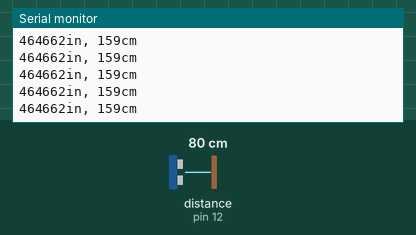
The sketch below on a simulated Arduino Uno, built with avr-gcc and run on an emulated ATmega328P. Parts: the last lines printed to the serial monitor. Wiring (inferred from the names in the program): ultrasonic range finder: trigger pin 11; echo pin 12. The inputs (shaded band) are chosen by the test bench; at power-on: distance to the obstacle (sensor on pin 12) 80 cm. The echo pulse lasts 58.3 µs per cm.

Above: at 1.2 s.
1.3 s: distance to the obstacle (sensor on pin 12) set to 250 cm
At 1.5 s:
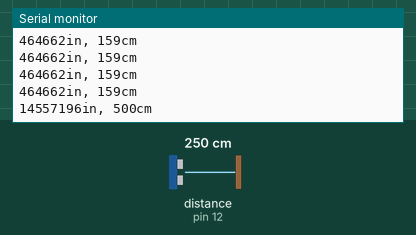
4.3 s: distance to the obstacle (sensor on pin 12) set to 2 cm
At 4.39 s:
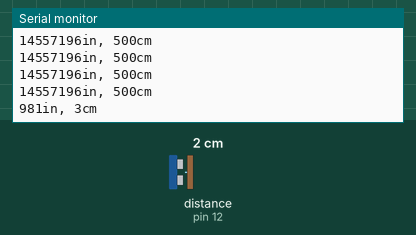
Timing chart, 0 to 7.3 s (numbered marks = the images above; inputs shaded):
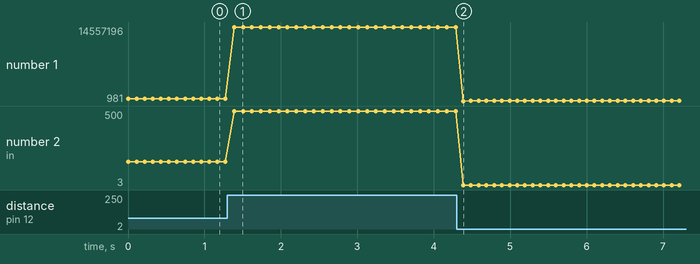

Measured:
- after the input at 1.3 s, the serial monitor: prints a new line after 0.09 s (image 1)
- after the input at 4.3 s, the serial monitor: prints a new line after 0.09 s (image 2)
- plotted number 1: 464662 → 14557196 after the input at 1.3 s, 14557196 → 991 after the input at 4.3 s
- plotted number 2: 159 → 500 after the input at 1.3 s, 500 → 3 after the input at 4.3 s

The sketch:

MySonar.ino
```cpp
/*
 * created by Rui Santos, http://randomnerdtutorials.com
 *
 * Complete Guide for Ultrasonic Sensor HC-SR04
 *
    Ultrasonic sensor Pins:
        VCC: +5VDC
        Trig : Trigger (INPUT) - Pin11
        Echo: Echo (OUTPUT) - Pin 12
        GND: GND
 */

int trigPin = 11;    //Trig - green Jumper
int echoPin = 12;    //Echo - yellow Jumper
long duration, cm, inches;

void setup() {
  //Serial Port begin
  Serial.begin (9600);
  //Define inputs and outputs
  pinMode(trigPin, OUTPUT);
  pinMode(echoPin, INPUT);
}

void loop()
{


  // The sensor is triggered by a HIGH pulse of 10 or more microseconds.
  // Give a short LOW pulse beforehand to ensure a clean HIGH pulse:
  digitalWrite(trigPin, LOW);
  delayMicroseconds(5);
  digitalWrite(trigPin, HIGH);
  delayMicroseconds(10);
  digitalWrite(trigPin, LOW);

  // Read the signal from the sensor: a HIGH pulse whose
  // duration is the time (in microseconds) from the sending
  // of the ping to the reception of its echo off of an object.
  pinMode(echoPin, INPUT);
  duration = pulseIn(echoPin, HIGH);
  Serial.print(duration);


  // convert the time into a distance
  cm = (duration) / 29.1;
  inches = (duration) / 74;

  Serial.print(inches);
  Serial.print("in, ");
  Serial.print(cm);
  Serial.print("cm");
  Serial.println();

  delay(100);
}
```
